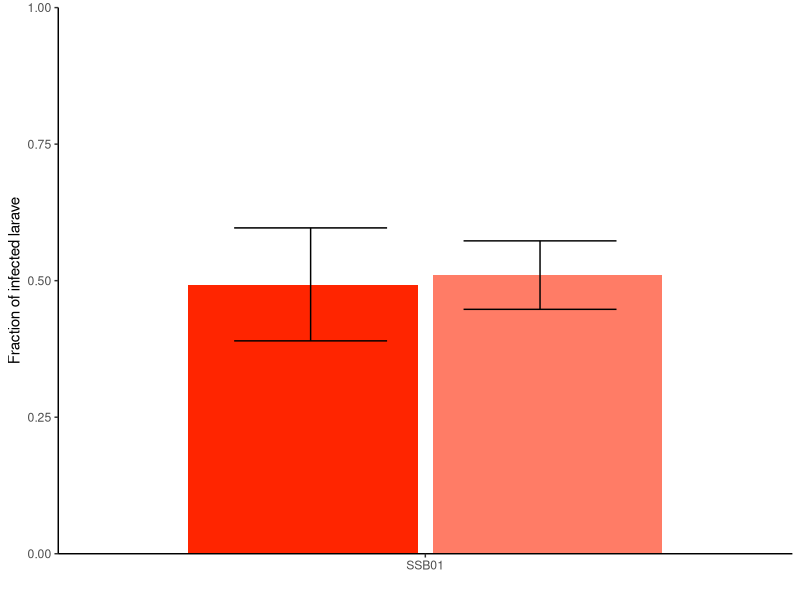
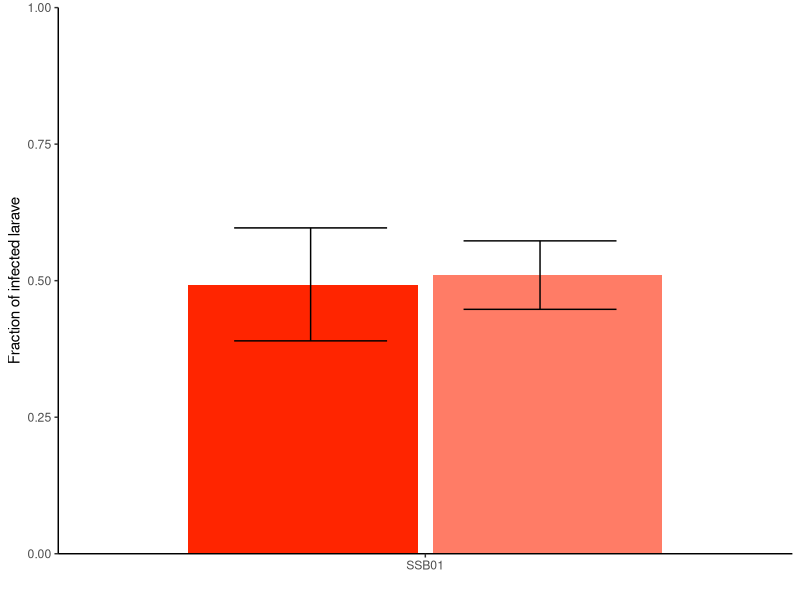

The R script that drew these images, in order:
## ---- chunk 1
library(readxl) 
library(lubridate)
library(mgcv)
library(ggplot2)
library(ggsignif)
library(readr)
library(emmeans)
library(tidyr)
library(plyr)
library(dplyr)
## ---- chunk 2
#load in raw data
dat <- data.frame(read_csv("5b_data.csv"))
head(dat)
## ---- chunk 3
#clean up raw data
dat$Algae <- factor(dat$Algae, levels= c("SSB01", "M. gaditana", "N. oculata", "C. velia"))
dat$Treatment <- factor(dat$Treatment)
dat$Repeat.Date. <- factor(as.character(dat$Repeat.Date.))
dat$Number.of.Symbionts <- ifelse(dat$Number.of.Symbionts>1,1,dat$Number.of.Symbionts)
dat$Well_ID <- factor(dat$Well_ID)
head(dat)
## ---- chunk 4
#model data with generalised linear mixed modes
summary <- data.frame()

for(i in unique(dat$Algae))
{
#i <-  unique(dat$Algae)[1]
  Dat <- droplevels(dat[dat$Algae==i,])
  ##Regression model:
  mod <- gam(Number.of.Symbionts ~ Treatment + s(Repeat.Date.,bs='re') + s(Well_ID,bs='re'),data=Dat,family=binomial())
  S <- summary(mod)$p.table
if(S[2,4]>0.1)
  {
    p <- ""
  }
if(S[2,4]<0.1)
  {
    p  <- ""
  }
if(S[2,4]<0.05)
  {
    p  <- "*"
  }
if(S[2,4]<0.01)
  {
    p  <- "**"
  }
if(S[2,4]<0.001)
  {
    p  <- "***"
  }
newline <- data.frame(Algae=i,outcome=S[1,1],SE=S[1,2],type="control",p=NA,pvalue=NA)
  summary <- rbind(summary,newline)
newline <- data.frame(Algae=i,outcome=S[1,1] + S[2,1],SE=S[2,2],type="LPS",p=p, pvalue=S[2,4])
  summary <- rbind(summary,newline)
}

summary$up <- plogis(summary$outcome + 1.96*summary$SE)
summary$down <- plogis(summary$outcome - 1.96*summary$SE)
summary$outcome <- plogis(summary$outcome)

summary
write_csv(summary, "5b_summary.csv")
## ---- chunk 5
summary$Algae <- factor(summary$Algae, levels= c("SSB01", "M. gaditana", "N. oculata", "C. velia"))
#Plot graph
P1<-ggplot(data = summary,aes(x = Algae, y = outcome, group = type)) +
  geom_bar(stat = "identity", width = 0.75, size=1.5, position =  position_dodge(width = 0.8), fill = c("#FF2500",alpha("#FF2500",0.6)))   +
  geom_errorbar(aes(ymin=down, ymax=up), width=.5, position =position_dodge(.75)) +
  geom_text(data = summary, aes(x=Algae,y=0.95),label=summary$p,size=6) +
  theme_classic() +
  labs(x = "", y = "Fraction of infected larave") +
  scale_y_continuous(expand = c(0, 0), limits = c(0,1),labels = scales::number_format(accuracy = 0.01))
plot(P1)
ggsave("Figure_5b.pdf",width=5.75,height=11,units="cm")
## ---- chunk 6
# get n count per treatment
ndat <- ddply(dat, c("Algae", "Treatment", "Repeat.Date."), summarise,
               N    = length(Larvae))
n_Figure <-  ddply(ndat, c("Algae", "Treatment"), summarise,
               N    = length(Repeat.Date.))
n_Figure
write_csv(n_Figure, "5b_n.csv")
